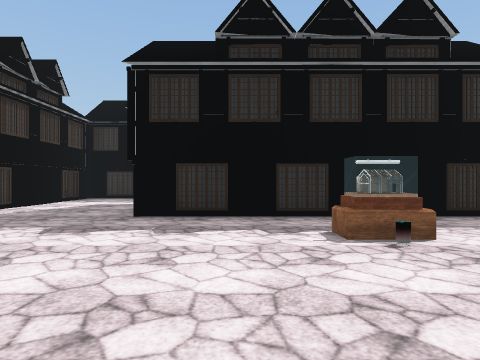
View 1 (above)

24 first-person views from a walk through a 3-D level made in the Unity game engine. The camera is 1.5 m above the floor, looks level and sees 75° across. The floor is counted in squares, 2 m on a side. Each view is taken from the middle of a square. On the plan, view 1 faces up. The plan holds only what a view shows up to about 10 squares ahead; the rest is blank. The player is left out. Some animated figures are left out. Some surface patterns are stand-ins.

View 2
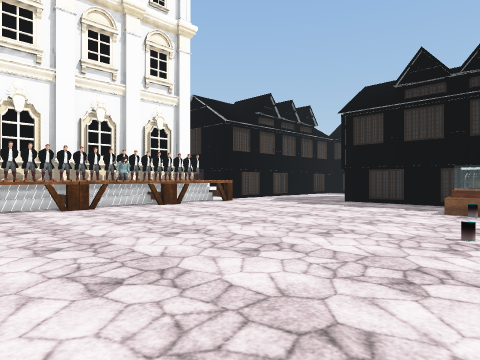

View 3
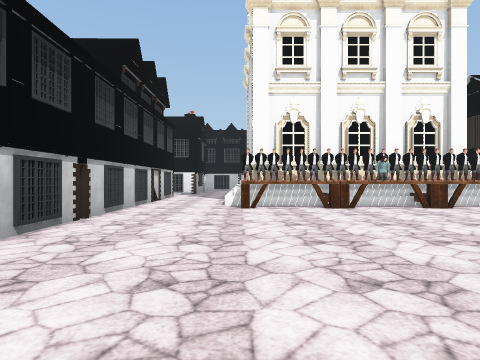

View 4
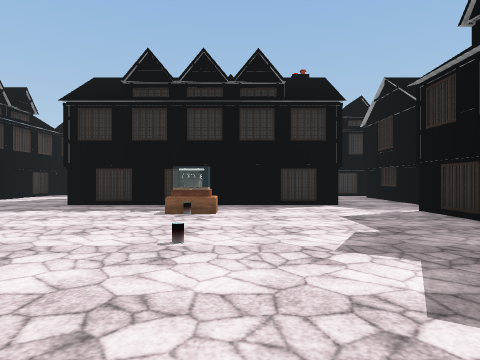

View 5
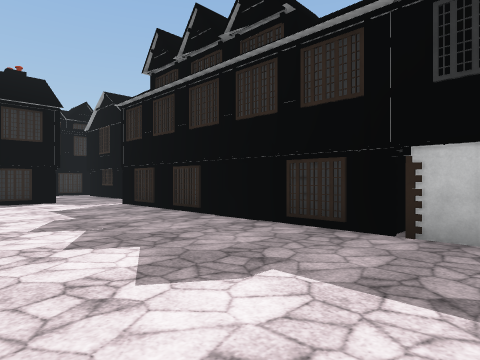

View 6
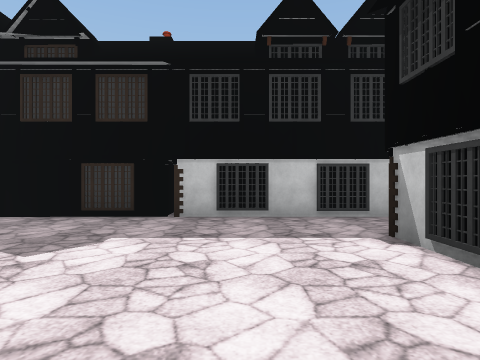

View 7
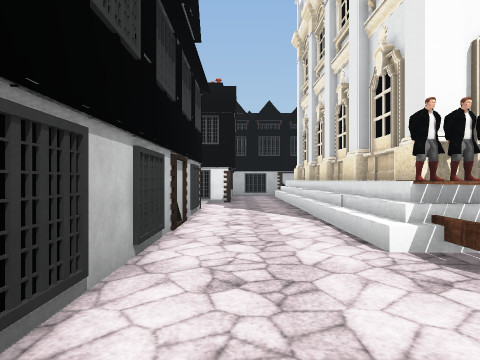

View 8
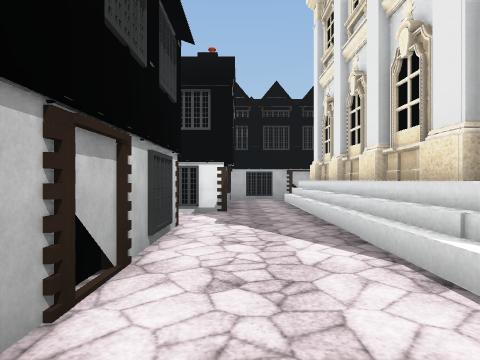

View 9
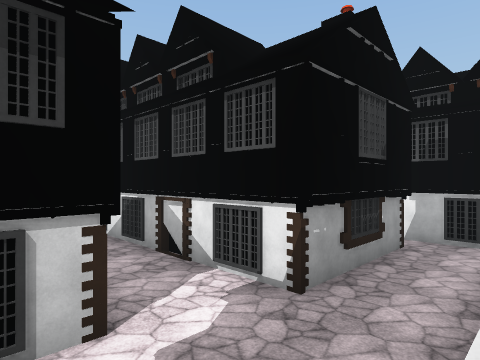

View 10
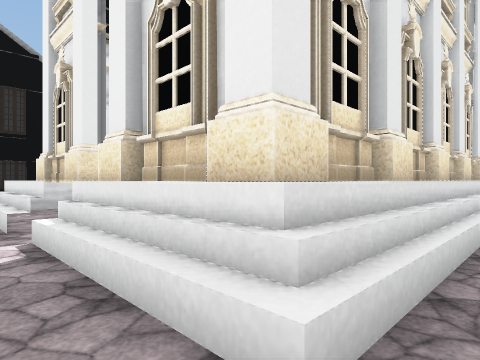

View 11
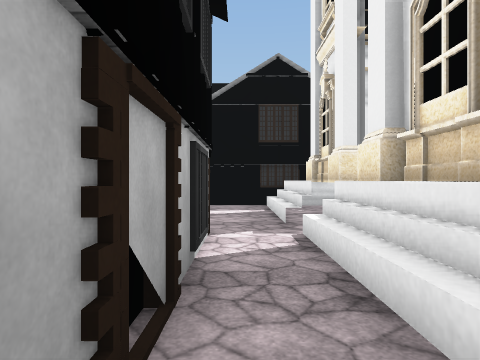

View 12
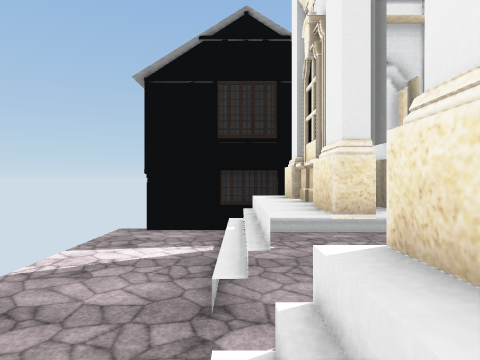

View 13
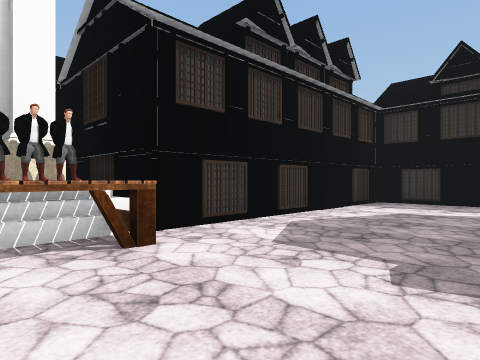

View 14
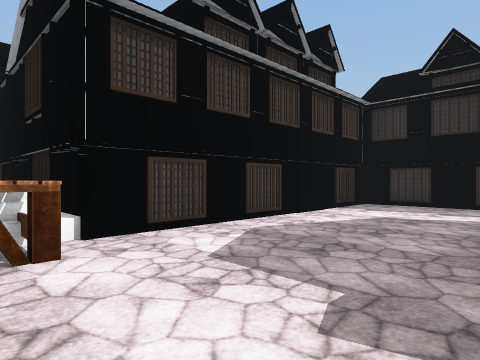

View 15
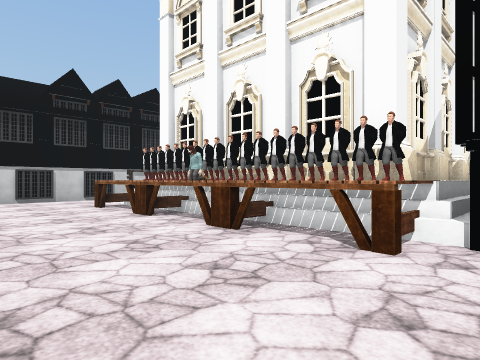

View 16
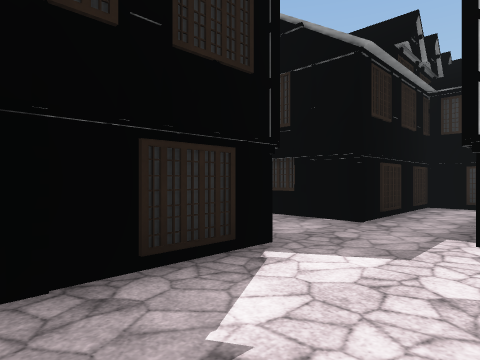

View 17
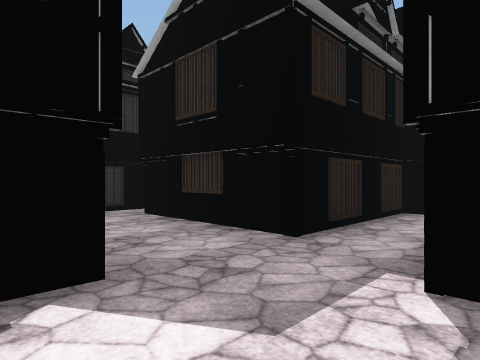

View 18
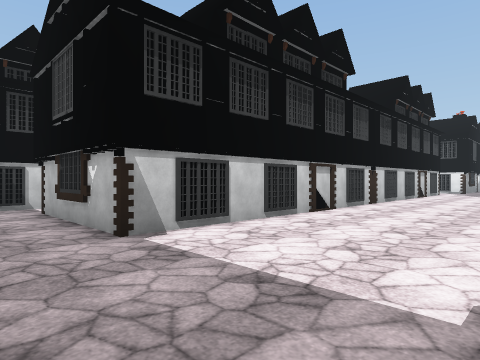

View 19
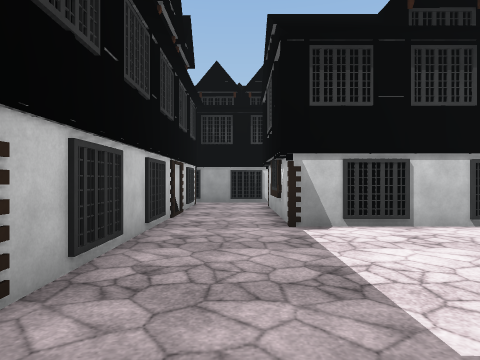

View 20
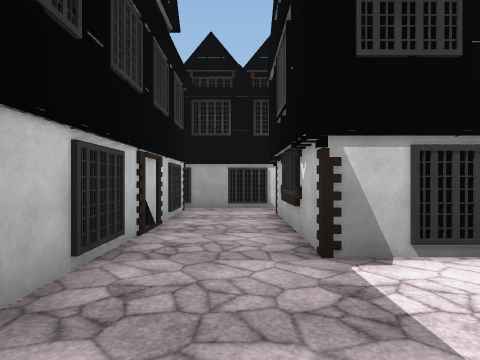

View 21
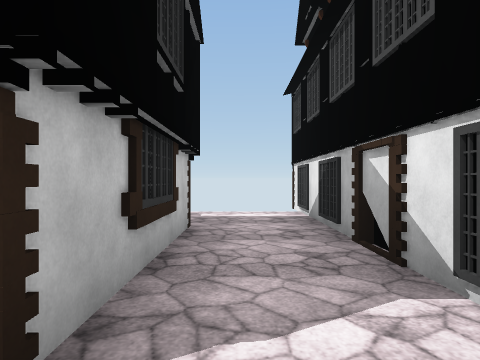

View 22
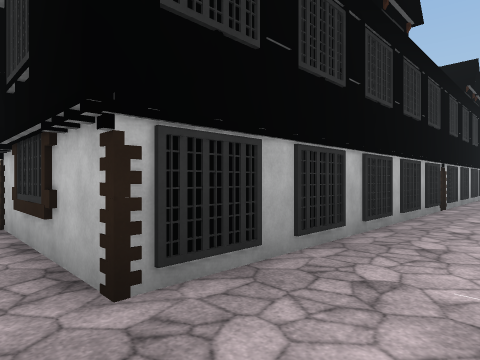

View 23
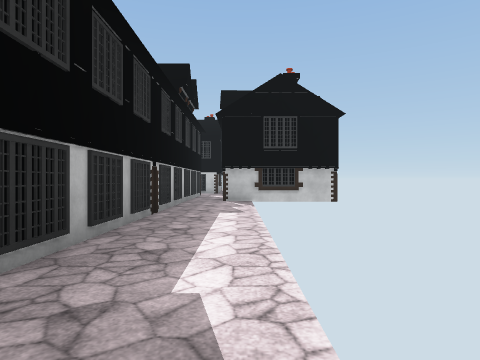

View 24
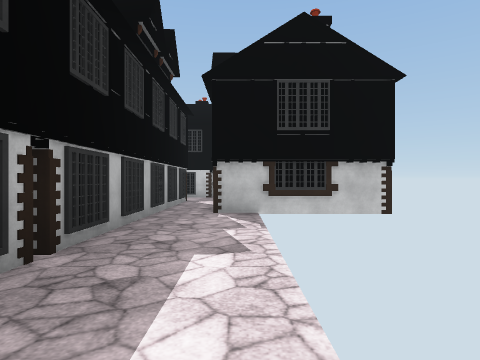

### Floor plan
Key: @ floor where view 1 was taken; # wall or solid block; . floor; / step, stairs or slope; = window, fence, low wall or low ledge; ^ raised ledge; O other object.
Columns run from 19 left of view 1 to 13 right of it. Each row starts with its distance up from view 1.
 13              ####
 12              #...          ##
 11              #...          ..
 10              #...         ..#
  9              #...         ..#
  8              #...         ..#
  7              ....#########..#####
  6              #..................#
  5 ####   #######..................#
  4 ..//// //////#.......O.....#
  3 ../##########^.............#
  2 ../#        #^.............#
  1 ../#^       #^.............#
  0 ....        #=.....@.......#
 -1 #./#        #^.............#
 -2 #./#        #^.............#
 -3 #./##########^.............#
 -4 #.///////////^.............#
 -5 #..........................#
 -6 #..........................#
 -7 # ####..#################..#
 -8      #..#               #..#
 -9      #..#               #..#
-10      #..#               #..#
-11      #..#################..#
-12      #.....................
-13      #..............#   ###
-14      #              #

Positions as (right, up) in squares from view 1, and headings:
1: (0, 0), facing up
2: (3, -4), facing up-left
3: (3, -4), facing left
4: (3, -3), facing up
5: (3, -5), facing up-right
6: (1, -5), facing right
7: (-3, -6), facing left
8: (-6, -6), facing left
9: (-10, -4), facing down-left
10: (-18, -5), facing up-right
11: (-18, -5), facing up
12: (-17, -2), facing up
13: (-2, 2), facing up-left
14: (-2, 3), facing up-left
15: (-2, 5), facing down-left
16: (3, 4), facing up-right
17: (5, 4), facing up-right
18: (7, -3), facing down-left
19: (6, -2), facing down
20: (6, -4), facing down
21: (-12, -6), facing down
22: (-12, -13), facing up-right
23: (-10, -13), facing right
24: (-6, -13), facing right
